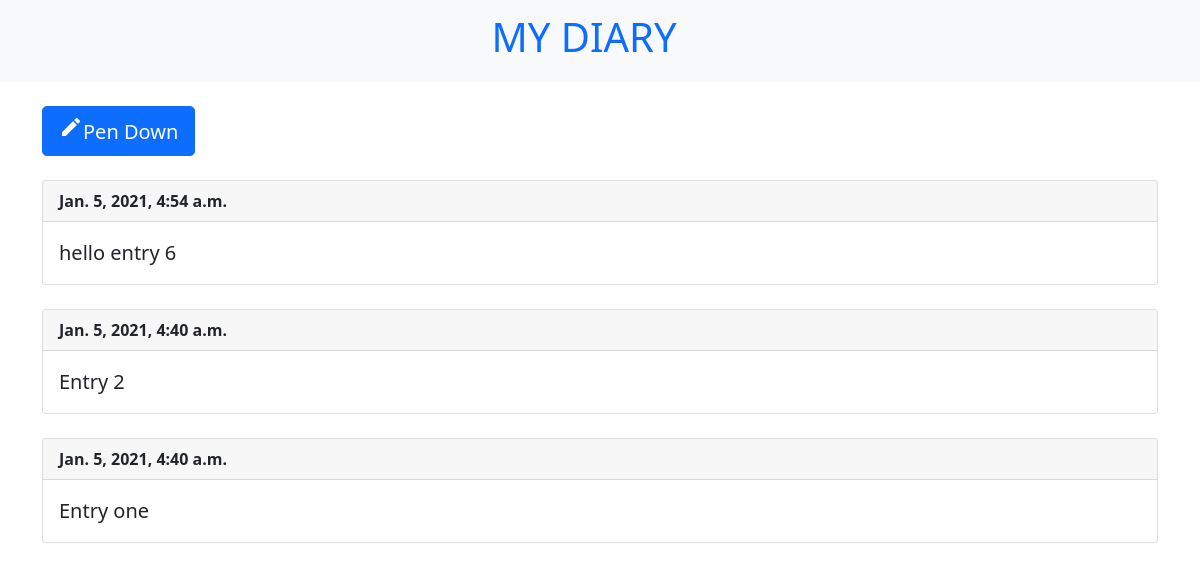
The app's page /, older data.
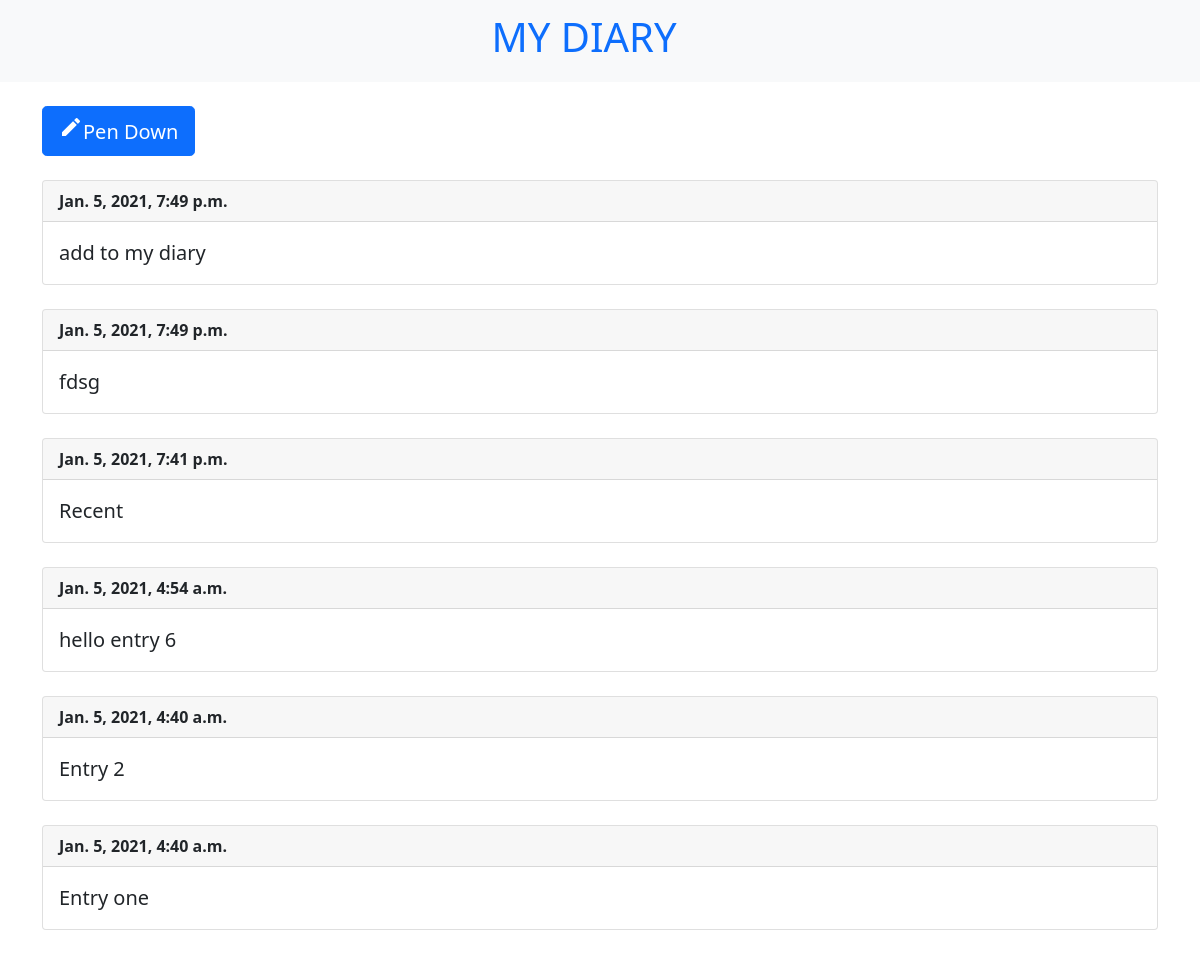
The same page, newer data.
### entries/models.py (models this page shows, shortened)
class Entry(models.Model):
    text = models.TextField()
    date_posted = models.DateTimeField(auto_now_add=True)
    class Meta:
        verbose_name_plural = 'Entries'

### entries/views.py (the view)
# urls.py: path('',views.index ,name='home'),
def index(request):
    entries = Entry.objects.order_by('-date_posted')
    context = {'entries':entries}
    return render(request,'entries/index.html',context)

### entries/templates/entries/index.html (shortened to what this page needs)
<!doctype html>
<html lang="en">
<head>
    <link href="https://cdn.jsdelivr.net/npm/bootstrap@5.0.0-beta1/dist/css/bootstrap.min.css" rel="stylesheet"
>
</head>
<body>
    <nav class="navbar bg-light">
        <div class="container-fluid justify-content-center">
            <a class="navbar-brand" href="{% url 'home'%}"><h1>MY DIARY<h1></a>
        </div>
    </nav>
    <br>
    <div class="container">
        <a class="btn btn-primary btn-lg" href="{% url 'add' %}"><span class="material-icons">create
</span>Pen Down</a>
        <br>
        <br>
        {% for entry in entries %}
        <div class="card">
            <div class="card-header">
                <strong>{{ entry.date_posted }} </strong>
            </div>
            <div class="card-body">
                <blockquote class="blockquote mb-0">
                    <p>{{ entry.text }}</p>
                </blockquote>
            </div>
        </div>
        <br>
        {% endfor %}
    </div>
</body>
</html>

Row changes from the older to the newer data that the page shows:
added Entry: date_posted "Jan. 5, 2021, 7:49 p.m.", text "add to my diary"
added Entry: date_posted "Jan. 5, 2021, 7:49 p.m.", text "fdsg"
added Entry: date_posted "Jan. 5, 2021, 7:41 p.m.", text "Recent"
